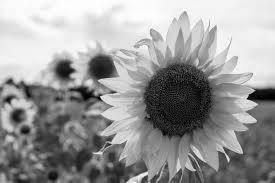
#> input picture E2/test_gray.jpg, 275 x 183 px
$ python gausiano.py
#> lines starting #> are read from the running program, lines starting #| are printed output that depends on the picture
#> further down, img is the input picture: shape (183, 275, 3); min 0, max 255, mean 154.2
# -*- coding: utf-8 -*-
"""
Created on Sun Sep 19 17:48:21 2021

@author: Aaron Ramirez
"""

import cv2
#import random
import numpy as np
from matplotlib import pyplot as plt


def gasuss_noise(image, mean=0, var=0.001):

    '''
                 Agregue ruido gaussiano
                 significar: significar
                 var: varianza
    '''
#> called with mean = 0, var = 0.01

    image = np.array(image/255, dtype=float)
    noise = np.random.normal(mean, var ** 0.5, image.shape)
    out = image + noise
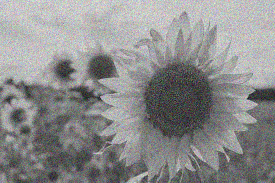
#> out: shape (183, 275, 3) float64; mean of channels 0, 1, 2 0.605, 0.606, 0.605; drawn with min black and max white
    if out.min() < 0:
        low_clip = -1.
    else:
        low_clip = 0.
    out = np.clip(out, low_clip, 1.0)
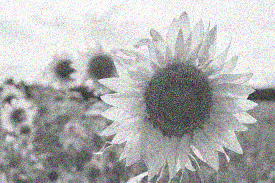
#> out: shape (183, 275, 3) float64; mean of channels 0, 1, 2 0.6, 0.601, 0.6; drawn with min black and max white
    out = np.uint8(out*255)
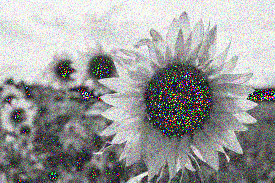
#> out: shape (183, 275, 3); mean of channels 0, 1, 2 155.5, 155.9, 155.8; drawn as B, G, R

    return out

img = cv2.imread("test_gray.jpg")

# Agregue ruido gaussiano con un valor medio de 0 y una varianza de 0.01
out2 = gasuss_noise(img, mean=0, var=0.01)


# Mostrar imagen
titles = ['Original ','Gaussian']
images = [img, out2]

plt.figure(figsize = (20, 15))
for i in range(2):
    plt.subplot(1,3,i+1)
    plt.imshow(images[i],"gray")
    plt.title(titles[i])
    plt.xticks([]),plt.yticks([])
plt.show()
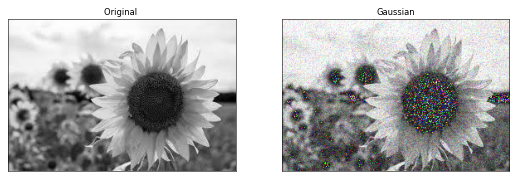
#> figure drawn by matplotlib, 2 panels
